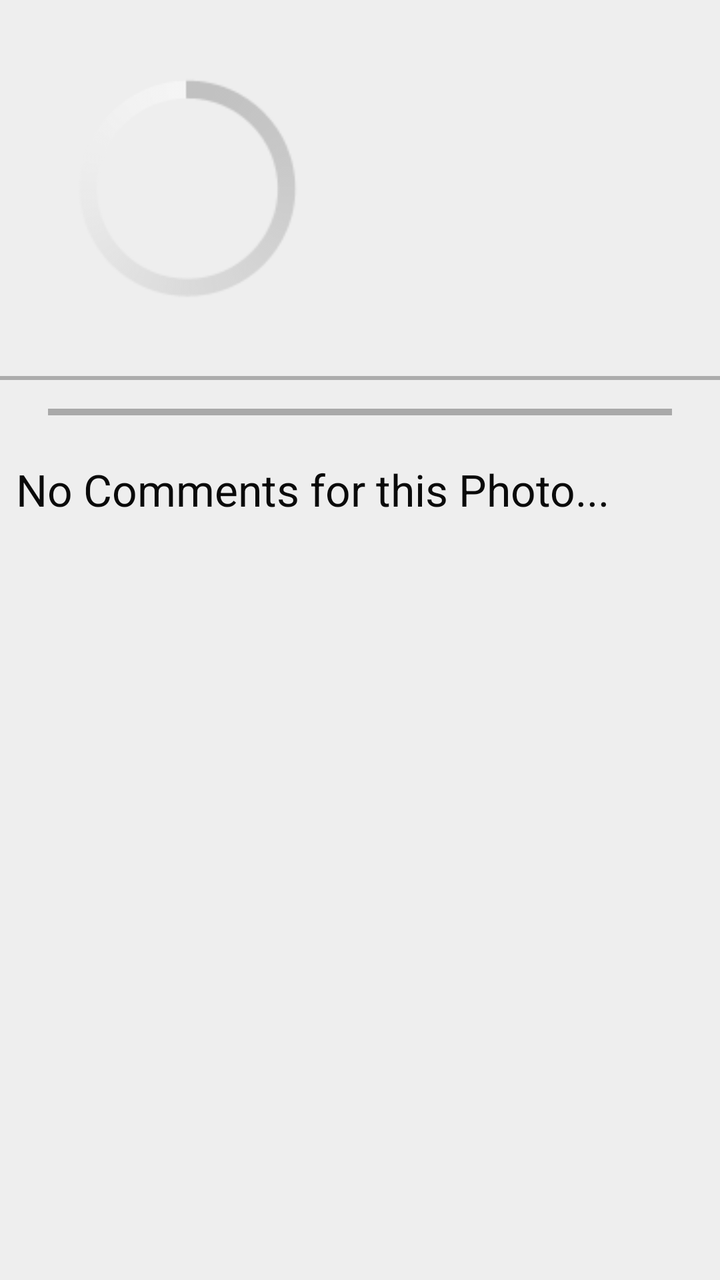
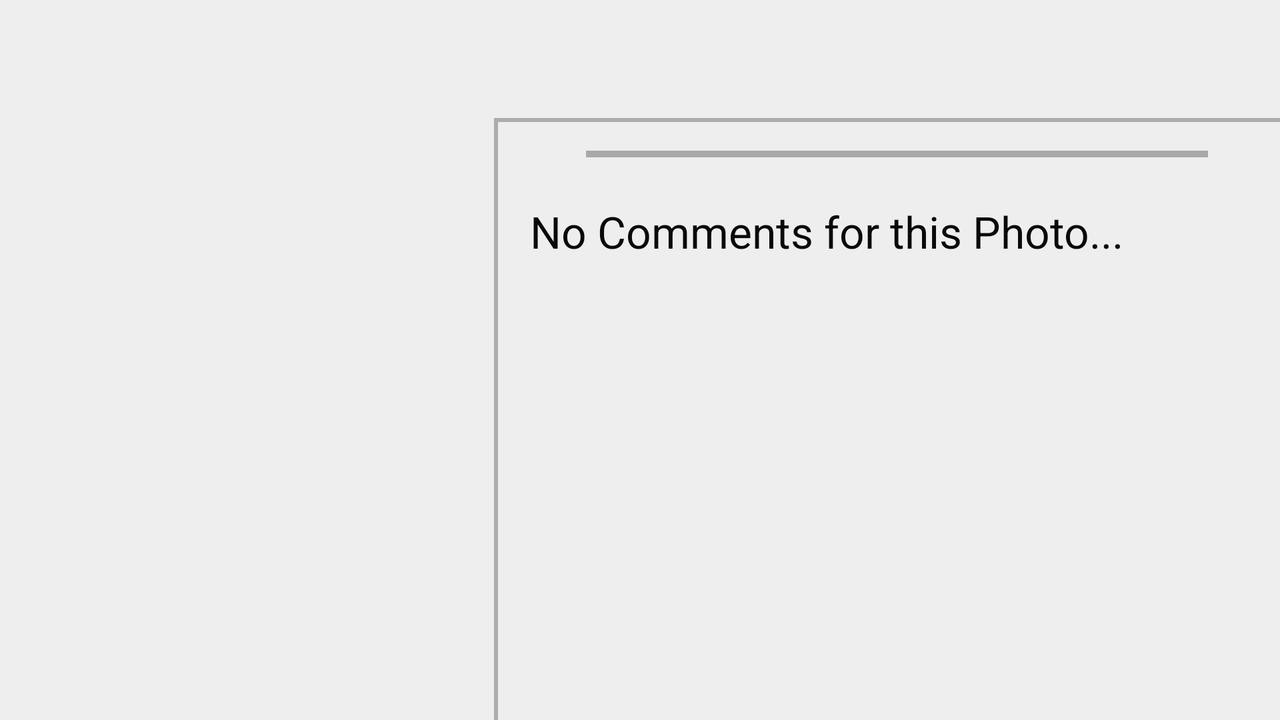

One screen, two layout resources from the same app: the default and the repository's alternative for another configuration. Each is rendered where Android would select it; the XML of both is given below.
<!-- AndroidManifest.xml: application theme AppTheme -->
<!-- res/layout/photo_details_fragment.xml -->
<?xml version="1.0" encoding="utf-8"?>
<RelativeLayout xmlns:android="http://schemas.android.com/apk/res/android"
    android:layout_width="match_parent"
    android:layout_height="match_parent"
    android:id="@+id/detail_root"
    android:alpha=".96"
    android:background="@color/background_white_ish"
    android:clickable="true"
    android:orientation="vertical">

    <FrameLayout
        android:id="@+id/detail_image_holder"
        android:layout_marginBottom="@dimen/detail_image_margin"
        android:layout_marginLeft="@dimen/detail_image_margin"
        android:layout_marginTop="@dimen/detail_image_margin"
        android:layout_width="@dimen/image_detail_width"
        android:layout_height="@dimen/image_detail_height">

        <ProgressBar
            android:layout_width="match_parent"
            android:layout_height="match_parent" />

        <ImageView
            android:id="@+id/detail_image"
            android:layout_width="@dimen/image_detail_width"
            android:layout_height="@dimen/image_detail_height" />

    </FrameLayout>

    <TextView
        android:alpha="0"
        android:id="@+id/detail_user_name"
        android:layout_width="wrap_content"
        android:layout_height="wrap_content"

        android:layout_alignBottom="@+id/detail_image_holder"
        android:layout_alignParentRight="true"
        android:layout_toRightOf="@+id/detail_image_holder"

        android:layout_marginLeft="@dimen/side_margin"
        android:layout_marginRight="@dimen/side_margin"
        android:gravity="right"
        android:text="user_name"
        android:textSize="32sp" />

    <View
        android:id="@+id/view"
        android:layout_width="match_parent"
        android:layout_height="2dp"
        android:layout_below="@id/detail_image_holder"
        android:background="@android:color/darker_gray" />

    <LinearLayout
        android:id="@+id/comment_holder"
        android:layout_width="match_parent"
        android:layout_height="wrap_content"
        android:layout_below="@id/view"
        android:orientation="vertical"
        android:animateLayoutChanges="true">

        <ProgressBar
            style="?android:progressBarStyleHorizontal"
            android:layout_marginLeft="@dimen/detail_image_margin"
            android:layout_marginRight="@dimen/detail_image_margin"
            android:layout_marginTop="@dimen/side_margin"
            android:id="@+id/comment_progress_bar"
            android:layout_width="match_parent"
            android:layout_height="wrap_content"
            android:layout_gravity="center" />

        <ListView
            android:id="@+id/detail_list_comments"
            android:layout_width="match_parent"
            android:layout_height="wrap_content"
            android:paddingTop="@dimen/side_margin"
            android:clipToPadding="true"
            android:paddingLeft="@dimen/side_margin"
            android:paddingRight="@dimen/side_margin"
            android:scrollbarStyle="outsideOverlay" />

        <TextView
            android:id="@+id/empty_text"
            android:layout_width="match_parent"
            android:layout_height="wrap_content"
            android:layout_margin="@dimen/side_margin"
            android:text="No Comments for this Photo..."
            android:textAppearance="?android:textAppearanceLarge" />
    </LinearLayout>
</RelativeLayout>
<!-- resources referenced by this layout -->
<resources>
  <color name="background_white_ish">#EEEEEE</color>
  <dimen name="detail_image_margin">24dp</dimen>
  <dimen name="image_detail_height">140dp</dimen>
  <dimen name="image_detail_width">140dp</dimen>
  <dimen name="side_margin">8dp</dimen>
  <style name="AppTheme" parent="android:Theme.Holo.Light.DarkActionBar">
          
          <item name="android:windowBackground">@color/background_white_ish</item>
      </style>
</resources>
<!-- res/layout-land/photo_details_fragment.xml (the repository's variant of the layout above) -->
<!-- drawn on the phone turned sideways -->
<?xml version="1.0" encoding="utf-8"?>
<RelativeLayout xmlns:android="http://schemas.android.com/apk/res/android"
    android:layout_width="match_parent"
    android:layout_height="match_parent"
    android:clickable="true"
    android:id="@+id/detail_root"
    android:alpha=".96"
    android:background="@color/background_white_ish"
    android:orientation="vertical">

    <ImageView
        android:id="@+id/detail_image"
        android:layout_width="@dimen/image_detail_width"
        android:layout_height="@dimen/image_detail_height"
        android:layout_marginRight="@dimen/detail_image_margin"
        android:layout_marginLeft="@dimen/detail_image_margin"
        android:layout_centerVertical="true"/>

    <TextView
        android:alpha="0"
        android:id="@+id/detail_user_name"
        android:layout_width="wrap_content"
        android:layout_height="wrap_content"

        android:layout_alignParentTop="true"
        android:layout_alignParentRight="true"
        android:layout_alignLeft="@+id/detail_image"

        android:layout_margin="@dimen/side_margin"
        android:layout_marginRight="@dimen/side_margin"
        android:layout_marginBottom="@dimen/detail_image_margin"
        android:gravity="right"
        android:text="user_name"
        android:textSize="32sp"/>

    <View
        android:layout_width="match_parent"
        android:layout_height="2dp"
        android:id="@+id/horizontal_view"
        android:layout_toRightOf="@+id/detail_image"
        android:layout_below="@+id/detail_user_name"
        android:background="@android:color/darker_gray" />

    <View
        android:id="@+id/vertial_view"
        android:layout_width="2dp"
        android:layout_height="match_parent"
        android:layout_toRightOf="@+id/detail_image"
        android:layout_below="@+id/horizontal_view"
        android:background="@android:color/darker_gray" />

    <LinearLayout
        android:id="@+id/comment_holder"
        android:layout_width="match_parent"
        android:layout_height="wrap_content"
        android:layout_below="@+id/horizontal_view"
        android:layout_toRightOf="@+id/vertial_view"
        android:paddingLeft="@dimen/side_margin"
        android:orientation="vertical"
        android:animateLayoutChanges="true">

        <ProgressBar
            style="?android:progressBarStyleHorizontal"
            android:layout_marginLeft="@dimen/detail_image_margin"
            android:layout_marginRight="@dimen/detail_image_margin"
            android:layout_marginTop="@dimen/side_margin"
            android:id="@+id/comment_progress_bar"
            android:layout_width="match_parent"
            android:layout_height="wrap_content"
            android:layout_gravity="center" />

        <ListView
            android:id="@+id/detail_list_comments"
            android:layout_width="match_parent"
            android:layout_height="wrap_content"
            android:paddingTop="@dimen/side_margin"
            android:clipToPadding="true"
            android:paddingLeft="@dimen/side_margin"
            android:paddingRight="@dimen/side_margin"
            android:scrollbarStyle="outsideOverlay" />

        <TextView
            android:id="@+id/empty_text"
            android:layout_width="match_parent"
            android:layout_height="wrap_content"
            android:layout_margin="@dimen/side_margin"
            android:text="No Comments for this Photo..."
            android:textAppearance="?android:textAppearanceLarge" />
    </LinearLayout>
</RelativeLayout>
<!-- resources referenced by the variant -->
<!-- as the phone turned sideways resolves them -->
<resources>
  <color name="background_white_ish">#EEEEEE</color>
  <!-- from res/values-w600dp/ -->
  <dimen name="detail_image_margin">36dp</dimen>
  <!-- from res/values-w600dp/ -->
  <dimen name="image_detail_height">175dp</dimen>
  <!-- from res/values-w600dp/ -->
  <dimen name="image_detail_width">175dp</dimen>
  <dimen name="side_margin">8dp</dimen>
  <style name="AppTheme" parent="android:Theme.Holo.Light.DarkActionBar">
          
          <item name="android:windowBackground">@color/background_white_ish</item>
      </style>
</resources>
